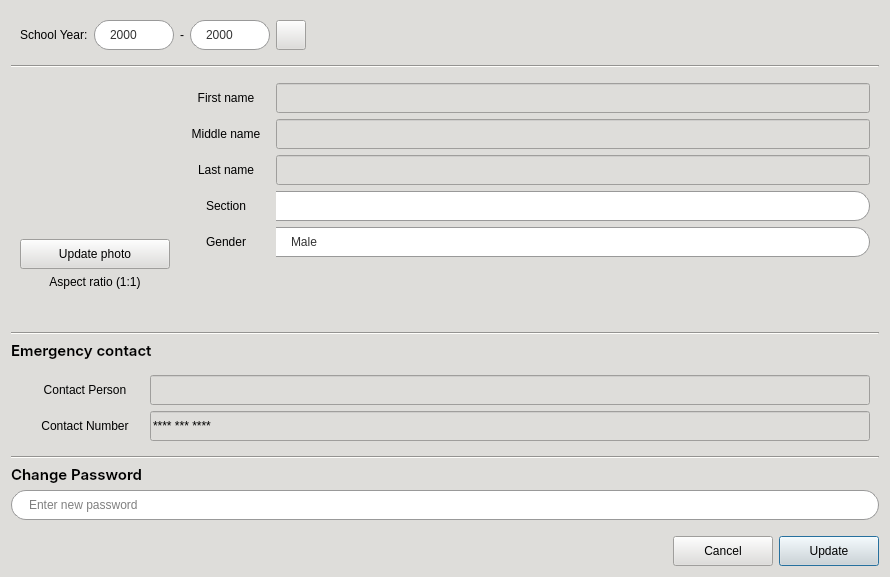
<?xml version="1.0" encoding="UTF-8"?>
<ui version="4.0">
 <class>EditStudentDialog</class>
 <widget class="QDialog" name="EditStudentDialog">
  <property name="geometry">
   <rect>
    <x>0</x>
    <y>0</y>
    <width>890</width>
    <height>577</height>
   </rect>
  </property>
  <property name="minimumSize">
   <size>
    <width>890</width>
    <height>577</height>
   </size>
  </property>
  <property name="maximumSize">
   <size>
    <width>890</width>
    <height>577</height>
   </size>
  </property>
  <property name="windowTitle">
   <string>Student Information Editor</string>
  </property>
  <property name="styleSheet">
   <string notr="true">* {
	background-color: rgb(222, 221, 218); 
	color: black;
}

QPushButton[class=&quot;button-green&quot;] {
	border: 1px solid #0a5128;
    border-radius: 15px;
    padding: 0px 10px 0px;
    background: qlineargradient(x1:0, y1:0, x2:0, y2:1, 
                                stop:0 #1ebd5d, 
                                stop:1 #107f3f);
    color: #FFF;
    font: 10pt &quot;Inter SemiBold&quot;;
}

QPushButton[class=&quot;button-green&quot;]:hover {
    background: qlineargradient(x1:0, y1:0, x2:0, y2:1, 
                                stop:0 #2ecc71, 
                                stop:1 #27AE60);
}

QPushButton[class=&quot;button-green&quot;]:pressed {
    background: qlineargradient(x1:0, y1:0, x2:0, y2:1, 
                                stop:0 #0b572a, 
                                stop:1 #129046); 
}

QPushButton[class=&quot;button-green&quot;]:disabled {
    background: #A5D6A7;
    color: #E8F5E9;
    opacity: 0.6;
}

*[class=&quot;button-normal&quot;] {
	font: 10pt &quot;Inter&quot;;
	background: qlineargradient(x1:0, y1:0, x2:0, y2:1, 
                                stop:0 #ffffff, 
                                stop:1 #d8ecf6);
	color: black;
	border-radius: 15px;
	border: 1px solid rgb(154, 153, 150);
}

*[class=&quot;button-normal&quot;]:hover {
	background: qlineargradient(x1:0, y1:0, x2:0, y2:1, 
                                stop:0 #ffffff, 
                                stop:1 #f2f6f8);
}

*[class=&quot;button-normal&quot;]:pressed {
    background: qlineargradient(x1:0, y1:0, x2:0, y2:1, 
                                stop:0 #dce5e9, 
                                stop:1 #ffffff);
}

*[class=&quot;button-normal&quot;]:disabled {
	background: #f5f5f5;
	border: 1px solid #dcdcdc;
	color: #aeaeae;
}

*[class=&quot;input-field&quot;] {
	background-color: transparent;
}

*[class=&quot;input-field&quot;] QLineEdit {
	background-color: #ffffff;
	border: 1px solid #ABABAB;
	border-left: none;
	border-top-right-radius: 15px;
	border-bottom-right-radius: 15px;
	padding: 0px 8px;
	color: black;
}

*[class=&quot;input-field&quot;] QLabel {
	background-color: rgb(192, 191, 188);
	border-right: none;
	border-top-left-radius: 15px;
	border-bottom-left-radius: 15px;
	padding-left: 8px;
	color: black;
}

QComboBox {
    border: 1px solid #999;
	border-left: none;
	border-top-right-radius: 15px;
	border-bottom-right-radius: 15px;
	padding: 0px 15px 0px;
	background-color: #ffffff;
	color: #333333;
	font: 10pt &quot;Inter Medium&quot;; /* Consolidated font settings */
	selection-background-color: #7eb4d7;
}

QComboBox:focus, QLineEdit:focus {
    border: 1px solid #007BFF;
}

QComboBox:hover, QLineEdit:hover {
    border: 1px solid #3498db;
}

QComboBox::drop-down {
    subcontrol-origin: padding;
    subcontrol-position: top right;
    width: 30px;
    border-left-width: 0px;
    /* Match the 15px border-radius of the main control */
    border-top-right-radius: 15px;
    border-bottom-right-radius: 15px;
}

QComboBox::down-arrow {
    image: url(:/Images/Images/caret-down.png);
    border: none;
    width: 8px;
    height: 8px;
}

QComboBox QAbstractItemView {
    background-color: white !important;
    border: 1px solid #999;
    selection-background-color: #7eb4d7;
    selection-color: #ffffff;
    outline: 0; /* Removes the ugly dotted focus border */
}

QComboBox QAbstractItemView::item {
    padding: 0px 15px;
    border-radius: 4px;
    color: #333333;
}

/* Hover state for items inside the dropdown */
QComboBox QAbstractItemView::item:hover {
    background-color: #7eb4d7;
    color: #ffffff;
}

QSpinBox {
	font: 10pt &quot;Inter Medium&quot;;
    height: 30px;
    border: 1px solid #999;
    border-radius: 15px;
    padding: 0px 5px 0px;
    background-color: #ffffff;
    color: #333333;
    selection-background-color: #7eb4d7;
}

QSpinBox:focus {
    border: 1px solid #007BFF;
}

QSpinBox:hover {
    border: 1px solid #3498db;
}

QSpinBox::up-button {
    subcontrol-origin: border;
    subcontrol-position: top right;
    width: 8px;
    height: 8px;
    border-top-right-radius: 15px;
    padding: 6px 10px 6px 2px;
	color: rgb(119, 118, 123);
}

QSpinBox::down-button {
    subcontrol-origin: border;
    subcontrol-position: bottom right;
    width: 8px;
    height: 8px;
    border-bottom-right-radius: 15px;
    padding: 6px 10px 6px 2px;
	color: rgb(119, 118, 123);
}

QSpinBox::up-arrow {
    image: url(:/Images/Images/caret-up.png);
    width: 8px;
    height: 8px;
}

QSpinBox::down-arrow {
    image: url(:/Images/Images/caret-down.png);
    width: 8px;
    height: 8px;
}</string>
  </property>
  <layout class="QVBoxLayout" name="verticalLayout">
   <item>
    <widget class="QWidget" name="widget_3" native="true">
     <layout class="QHBoxLayout" name="horizontalLayout_4">
      <item>
       <widget class="QLabel" name="label_15">
        <property name="text">
         <string>School Year:</string>
        </property>
       </widget>
      </item>
      <item>
       <widget class="QSpinBox" name="spinBox_SY1">
        <property name="minimumSize">
         <size>
          <width>80</width>
          <height>30</height>
         </size>
        </property>
        <property name="maximumSize">
         <size>
          <width>80</width>
          <height>30</height>
         </size>
        </property>
        <property name="styleSheet">
         <string notr="true"/>
        </property>
        <property name="alignment">
         <set>Qt::AlignCenter</set>
        </property>
        <property name="minimum">
         <number>2000</number>
        </property>
        <property name="maximum">
         <number>3000</number>
        </property>
       </widget>
      </item>
      <item>
       <widget class="QLabel" name="label_16">
        <property name="text">
         <string>-</string>
        </property>
       </widget>
      </item>
      <item>
       <widget class="QSpinBox" name="spinBox_SY2">
        <property name="minimumSize">
         <size>
          <width>80</width>
          <height>30</height>
         </size>
        </property>
        <property name="maximumSize">
         <size>
          <width>80</width>
          <height>30</height>
         </size>
        </property>
        <property name="styleSheet">
         <string notr="true"/>
        </property>
        <property name="alignment">
         <set>Qt::AlignCenter</set>
        </property>
        <property name="minimum">
         <number>2000</number>
        </property>
        <property name="maximum">
         <number>3000</number>
        </property>
       </widget>
      </item>
      <item>
       <widget class="QPushButton" name="btnRefreshSY">
        <property name="minimumSize">
         <size>
          <width>30</width>
          <height>30</height>
         </size>
        </property>
        <property name="maximumSize">
         <size>
          <width>30</width>
          <height>30</height>
         </size>
        </property>
        <property name="cursor">
         <cursorShape>PointingHandCursor</cursorShape>
        </property>
        <property name="text">
         <string/>
        </property>
        <property name="icon">
         <iconset resource="../resources.qrc">
          <normaloff>:/Images/Images/undo.png</normaloff>:/Images/Images/undo.png</iconset>
        </property>
        <property name="iconSize">
         <size>
          <width>25</width>
          <height>25</height>
         </size>
        </property>
        <property name="default">
         <bool>true</bool>
        </property>
        <property name="class" stdset="0">
         <string>button-normal</string>
        </property>
       </widget>
      </item>
      <item>
       <spacer name="horizontalSpacer">
        <property name="orientation">
         <enum>Qt::Horizontal</enum>
        </property>
        <property name="sizeHint" stdset="0">
         <size>
          <width>40</width>
          <height>20</height>
         </size>
        </property>
       </spacer>
      </item>
     </layout>
    </widget>
   </item>
   <item>
    <widget class="Line" name="line_2">
     <property name="orientation">
      <enum>Qt::Horizontal</enum>
     </property>
    </widget>
   </item>
   <item>
    <widget class="QWidget" name="widget_2" native="true">
     <property name="styleSheet">
      <string notr="true"/>
     </property>
     <layout class="QFormLayout" name="formLayout">
      <item row="0" column="0">
       <widget class="QWidget" name="widget" native="true">
        <layout class="QVBoxLayout" name="verticalLayout_4">
         <property name="leftMargin">
          <number>0</number>
         </property>
         <property name="topMargin">
          <number>0</number>
         </property>
         <property name="rightMargin">
          <number>0</number>
         </property>
         <property name="bottomMargin">
          <number>0</number>
         </property>
         <item>
          <widget class="QLabel" name="label_profile_pic">
           <property name="minimumSize">
            <size>
             <width>150</width>
             <height>150</height>
            </size>
           </property>
           <property name="maximumSize">
            <size>
             <width>150</width>
             <height>150</height>
            </size>
           </property>
           <property name="toolTip">
            <string>Aspect Ratio (1:1)</string>
           </property>
           <property name="text">
            <string/>
           </property>
           <property name="pixmap">
            <pixmap resource="../resources.qrc">:/Images/Images/profile_gray.png</pixmap>
           </property>
           <property name="scaledContents">
            <bool>true</bool>
           </property>
           <property name="alignment">
            <set>Qt::AlignCenter</set>
           </property>
          </widget>
         </item>
         <item>
          <widget class="QPushButton" name="btnUploadPhoto">
           <property name="minimumSize">
            <size>
             <width>100</width>
             <height>30</height>
            </size>
           </property>
           <property name="maximumSize">
            <size>
             <width>16777215</width>
             <height>30</height>
            </size>
           </property>
           <property name="cursor">
            <cursorShape>PointingHandCursor</cursorShape>
           </property>
           <property name="text">
            <string>Update photo</string>
           </property>
           <property name="class" stdset="0">
            <string>button-normal</string>
           </property>
          </widget>
         </item>
         <item>
          <widget class="QLabel" name="label_17">
           <property name="text">
            <string>Aspect ratio (1:1)</string>
           </property>
           <property name="alignment">
            <set>Qt::AlignCenter</set>
           </property>
          </widget>
         </item>
         <item>
          <spacer name="verticalSpacer_2">
           <property name="orientation">
            <enum>Qt::Vertical</enum>
           </property>
           <property name="sizeHint" stdset="0">
            <size>
             <width>20</width>
             <height>40</height>
            </size>
           </property>
          </spacer>
         </item>
        </layout>
       </widget>
      </item>
      <item row="0" column="1">
       <widget class="QWidget" name="widget_form" native="true">
        <property name="enabled">
         <bool>true</bool>
        </property>
        <property name="styleSheet">
         <string notr="true">QWidget:disabled { color: rgba(0, 0, 0, 50); /* Very faded text */ background-color: rgba(200, 200, 200, 0); /* Faded background */}</string>
        </property>
        <layout class="QVBoxLayout" name="verticalLayout_2">
         <property name="spacing">
          <number>6</number>
         </property>
         <property name="leftMargin">
          <number>0</number>
         </property>
         <property name="topMargin">
          <number>0</number>
         </property>
         <property name="rightMargin">
          <number>0</number>
         </property>
         <property name="bottomMargin">
          <number>13</number>
         </property>
         <item>
          <widget class="QWidget" name="widget_4" native="true">
           <property name="class" stdset="0">
            <string>input-field</string>
           </property>
           <layout class="QHBoxLayout" name="horizontalLayout">
            <property name="spacing">
             <number>0</number>
            </property>
            <property name="leftMargin">
             <number>0</number>
            </property>
            <property name="topMargin">
             <number>0</number>
            </property>
            <property name="rightMargin">
             <number>0</number>
            </property>
            <property name="bottomMargin">
             <number>0</number>
            </property>
            <item>
             <widget class="QLabel" name="label_8">
              <property name="minimumSize">
               <size>
                <width>100</width>
                <height>30</height>
               </size>
              </property>
              <property name="maximumSize">
               <size>
                <width>16777215</width>
                <height>30</height>
               </size>
              </property>
              <property name="text">
               <string>First name</string>
              </property>
              <property name="alignment">
               <set>Qt::AlignCenter</set>
              </property>
             </widget>
            </item>
            <item>
             <widget class="QLineEdit" name="txtFirstName">
              <property name="minimumSize">
               <size>
                <width>0</width>
                <height>30</height>
               </size>
              </property>
              <property name="maximumSize">
               <size>
                <width>16777215</width>
                <height>30</height>
               </size>
              </property>
              <property name="styleSheet">
               <string notr="true"/>
              </property>
             </widget>
            </item>
           </layout>
          </widget>
         </item>
         <item>
          <widget class="QWidget" name="widget_5" native="true">
           <property name="class" stdset="0">
            <string>input-field</string>
           </property>
           <layout class="QHBoxLayout" name="horizontalLayout_3">
            <property name="spacing">
             <number>0</number>
            </property>
            <property name="leftMargin">
             <number>0</number>
            </property>
            <property name="topMargin">
             <number>0</number>
            </property>
            <property name="rightMargin">
             <number>0</number>
            </property>
            <property name="bottomMargin">
             <number>0</number>
            </property>
            <item>
             <widget class="QLabel" name="label_9">
              <property name="minimumSize">
               <size>
                <width>100</width>
                <height>30</height>
               </size>
              </property>
              <property name="maximumSize">
               <size>
                <width>16777215</width>
                <height>30</height>
               </size>
              </property>
              <property name="text">
               <string>Middle name</string>
              </property>
              <property name="alignment">
               <set>Qt::AlignCenter</set>
              </property>
             </widget>
            </item>
            <item>
             <widget class="QLineEdit" name="txtMiddleName">
              <property name="minimumSize">
               <size>
                <width>0</width>
                <height>30</height>
               </size>
              </property>
              <property name="maximumSize">
               <size>
                <width>16777215</width>
                <height>30</height>
               </size>
              </property>
              <property name="styleSheet">
               <string notr="true"/>
              </property>
             </widget>
            </item>
           </layout>
          </widget>
         </item>
         <item>
          <widget class="QWidget" name="widget_6" native="true">
           <property name="class" stdset="0">
            <string>input-field</string>
           </property>
           <layout class="QHBoxLayout" name="horizontalLayout_5">
            <property name="spacing">
             <number>0</number>
            </property>
            <property name="leftMargin">
             <number>0</number>
            </property>
            <property name="topMargin">
             <number>0</number>
            </property>
            <property name="rightMargin">
             <number>0</number>
            </property>
            <property name="bottomMargin">
             <number>0</number>
            </property>
            <item>
             <widget class="QLabel" name="label_10">
              <property name="minimumSize">
               <size>
                <width>100</width>
                <height>30</height>
               </size>
              </property>
              <property name="maximumSize">
               <size>
                <width>16777215</width>
                <height>30</height>
               </size>
              </property>
              <property name="text">
               <string>Last name</string>
              </property>
              <property name="alignment">
               <set>Qt::AlignCenter</set>
              </property>
             </widget>
            </item>
            <item>
             <widget class="QLineEdit" name="txtLastName">
              <property name="minimumSize">
               <size>
                <width>0</width>
                <height>30</height>
               </size>
              </property>
              <property name="maximumSize">
               <size>
                <width>16777215</width>
                <height>30</height>
               </size>
              </property>
              <property name="styleSheet">
               <string notr="true"/>
              </property>
             </widget>
            </item>
           </layout>
          </widget>
         </item>
         <item>
          <widget class="QWidget" name="widget_7" native="true">
           <property name="class" stdset="0">
            <string>input-field</string>
           </property>
           <layout class="QHBoxLayout" name="horizontalLayout_6">
            <property name="spacing">
             <number>0</number>
            </property>
            <property name="leftMargin">
             <number>0</number>
            </property>
            <property name="topMargin">
             <number>0</number>
            </property>
            <property name="rightMargin">
             <number>0</number>
            </property>
            <property name="bottomMargin">
             <number>0</number>
            </property>
            <item>
             <widget class="QLabel" name="label_11">
              <property name="minimumSize">
               <size>
                <width>100</width>
                <height>30</height>
               </size>
              </property>
              <property name="maximumSize">
               <size>
                <width>100</width>
                <height>30</height>
               </size>
              </property>
              <property name="text">
               <string>Section</string>
              </property>
              <property name="alignment">
               <set>Qt::AlignCenter</set>
              </property>
             </widget>
            </item>
            <item>
             <widget class="QComboBox" name="cmbSection">
              <property name="minimumSize">
               <size>
                <width>0</width>
                <height>30</height>
               </size>
              </property>
              <property name="maximumSize">
               <size>
                <width>16777215</width>
                <height>30</height>
               </size>
              </property>
              <property name="styleSheet">
               <string notr="true"/>
              </property>
              <property name="editable">
               <bool>false</bool>
              </property>
             </widget>
            </item>
           </layout>
          </widget>
         </item>
         <item>
          <widget class="QWidget" name="widget_8" native="true">
           <property name="class" stdset="0">
            <string>input-field</string>
           </property>
           <layout class="QHBoxLayout" name="horizontalLayout_7">
            <property name="spacing">
             <number>0</number>
            </property>
            <property name="leftMargin">
             <number>0</number>
            </property>
            <property name="topMargin">
             <number>0</number>
            </property>
            <property name="rightMargin">
             <number>0</number>
            </property>
            <property name="bottomMargin">
             <number>0</number>
            </property>
            <item>
             <widget class="QLabel" name="label_13">
              <property name="minimumSize">
               <size>
                <width>100</width>
                <height>30</height>
               </size>
              </property>
              <property name="maximumSize">
               <size>
                <width>100</width>
                <height>30</height>
               </size>
              </property>
              <property name="text">
               <string>Gender</string>
              </property>
              <property name="alignment">
               <set>Qt::AlignCenter</set>
              </property>
             </widget>
            </item>
            <item>
             <widget class="QComboBox" name="cmbGender">
              <property name="minimumSize">
               <size>
                <width>0</width>
                <height>30</height>
               </size>
              </property>
              <property name="maximumSize">
               <size>
                <width>16777215</width>
                <height>30</height>
               </size>
              </property>
              <property name="styleSheet">
               <string notr="true"/>
              </property>
              <property name="editable">
               <bool>false</bool>
              </property>
              <item>
               <property name="text">
                <string>Male</string>
               </property>
              </item>
              <item>
               <property name="text">
                <string>Female</string>
               </property>
              </item>
             </widget>
            </item>
           </layout>
          </widget>
         </item>
         <item>
          <spacer name="verticalSpacer_3">
           <property name="orientation">
            <enum>Qt::Vertical</enum>
           </property>
           <property name="sizeHint" stdset="0">
            <size>
             <width>20</width>
             <height>40</height>
            </size>
           </property>
          </spacer>
         </item>
        </layout>
       </widget>
      </item>
     </layout>
    </widget>
   </item>
   <item>
    <widget class="Line" name="line">
     <property name="orientation">
      <enum>Qt::Horizontal</enum>
     </property>
    </widget>
   </item>
   <item>
    <widget class="QLabel" name="label_24">
     <property name="font">
      <font>
       <family>Inter SemiBold</family>
       <pointsize>11</pointsize>
       <weight>50</weight>
       <bold>false</bold>
      </font>
     </property>
     <property name="text">
      <string>Emergency contact</string>
     </property>
    </widget>
   </item>
   <item>
    <widget class="QWidget" name="widget_form_2" native="true">
     <property name="enabled">
      <bool>true</bool>
     </property>
     <property name="styleSheet">
      <string notr="true"/>
     </property>
     <layout class="QVBoxLayout" name="verticalLayout_3">
      <item>
       <widget class="QWidget" name="widget_9" native="true">
        <property name="class" stdset="0">
         <string>input-field</string>
        </property>
        <layout class="QHBoxLayout" name="horizontalLayout_8">
         <property name="spacing">
          <number>0</number>
         </property>
         <property name="leftMargin">
          <number>0</number>
         </property>
         <property name="topMargin">
          <number>0</number>
         </property>
         <property name="rightMargin">
          <number>0</number>
         </property>
         <property name="bottomMargin">
          <number>0</number>
         </property>
         <item>
          <widget class="QLabel" name="label_22">
           <property name="minimumSize">
            <size>
             <width>130</width>
             <height>30</height>
            </size>
           </property>
           <property name="maximumSize">
            <size>
             <width>130</width>
             <height>30</height>
            </size>
           </property>
           <property name="text">
            <string>Contact Person</string>
           </property>
           <property name="alignment">
            <set>Qt::AlignCenter</set>
           </property>
          </widget>
         </item>
         <item>
          <widget class="QLineEdit" name="txtContactPerson">
           <property name="minimumSize">
            <size>
             <width>0</width>
             <height>30</height>
            </size>
           </property>
           <property name="maximumSize">
            <size>
             <width>16777215</width>
             <height>30</height>
            </size>
           </property>
           <property name="styleSheet">
            <string notr="true"/>
           </property>
          </widget>
         </item>
        </layout>
       </widget>
      </item>
      <item>
       <widget class="QWidget" name="widget_10" native="true">
        <property name="class" stdset="0">
         <string>input-field</string>
        </property>
        <layout class="QHBoxLayout" name="horizontalLayout_9">
         <property name="spacing">
          <number>0</number>
         </property>
         <property name="leftMargin">
          <number>0</number>
         </property>
         <property name="topMargin">
          <number>0</number>
         </property>
         <property name="rightMargin">
          <number>0</number>
         </property>
         <property name="bottomMargin">
          <number>0</number>
         </property>
         <item>
          <widget class="QLabel" name="label_23">
           <property name="minimumSize">
            <size>
             <width>130</width>
             <height>30</height>
            </size>
           </property>
           <property name="maximumSize">
            <size>
             <width>130</width>
             <height>30</height>
            </size>
           </property>
           <property name="text">
            <string>Contact Number</string>
           </property>
           <property name="alignment">
            <set>Qt::AlignCenter</set>
           </property>
          </widget>
         </item>
         <item>
          <widget class="QLineEdit" name="txtContactNum">
           <property name="minimumSize">
            <size>
             <width>0</width>
             <height>30</height>
            </size>
           </property>
           <property name="maximumSize">
            <size>
             <width>16777215</width>
             <height>30</height>
            </size>
           </property>
           <property name="styleSheet">
            <string notr="true"/>
           </property>
           <property name="inputMask">
            <string>0999 999 9999;*</string>
           </property>
           <property name="clearButtonEnabled">
            <bool>false</bool>
           </property>
          </widget>
         </item>
        </layout>
       </widget>
      </item>
     </layout>
    </widget>
   </item>
   <item>
    <widget class="Line" name="line_3">
     <property name="orientation">
      <enum>Qt::Horizontal</enum>
     </property>
    </widget>
   </item>
   <item>
    <widget class="QLabel" name="label_25">
     <property name="font">
      <font>
       <family>Inter SemiBold</family>
       <pointsize>11</pointsize>
       <weight>50</weight>
       <bold>false</bold>
      </font>
     </property>
     <property name="text">
      <string>Change Password</string>
     </property>
    </widget>
   </item>
   <item>
    <widget class="QLineEdit" name="txtPassword">
     <property name="minimumSize">
      <size>
       <width>0</width>
       <height>30</height>
      </size>
     </property>
     <property name="maximumSize">
      <size>
       <width>16777215</width>
       <height>30</height>
      </size>
     </property>
     <property name="styleSheet">
      <string notr="true">QLineEdit {
	background-color: rgb(255, 255, 255);
	border-radius: 15px;
	border: 1px solid #999;
	padding: 0px 15px;
}</string>
     </property>
     <property name="echoMode">
      <enum>QLineEdit::PasswordEchoOnEdit</enum>
     </property>
     <property name="placeholderText">
      <string>Enter new password</string>
     </property>
    </widget>
   </item>
   <item>
    <spacer name="verticalSpacer">
     <property name="orientation">
      <enum>Qt::Vertical</enum>
     </property>
     <property name="sizeHint" stdset="0">
      <size>
       <width>20</width>
       <height>21</height>
      </size>
     </property>
    </spacer>
   </item>
   <item>
    <layout class="QHBoxLayout" name="horizontalLayout_2">
     <item>
      <spacer name="horizontalSpacer_2">
       <property name="orientation">
        <enum>Qt::Horizontal</enum>
       </property>
       <property name="sizeHint" stdset="0">
        <size>
         <width>40</width>
         <height>20</height>
        </size>
       </property>
      </spacer>
     </item>
     <item>
      <widget class="QPushButton" name="btnCancel">
       <property name="minimumSize">
        <size>
         <width>100</width>
         <height>30</height>
        </size>
       </property>
       <property name="maximumSize">
        <size>
         <width>100</width>
         <height>30</height>
        </size>
       </property>
       <property name="cursor">
        <cursorShape>PointingHandCursor</cursorShape>
       </property>
       <property name="text">
        <string>Cancel</string>
       </property>
       <property name="class" stdset="0">
        <string>button-normal</string>
       </property>
      </widget>
     </item>
     <item>
      <widget class="QPushButton" name="btnUpdate">
       <property name="minimumSize">
        <size>
         <width>100</width>
         <height>30</height>
        </size>
       </property>
       <property name="maximumSize">
        <size>
         <width>100</width>
         <height>30</height>
        </size>
       </property>
       <property name="cursor">
        <cursorShape>PointingHandCursor</cursorShape>
       </property>
       <property name="text">
        <string>Update</string>
       </property>
       <property name="default">
        <bool>true</bool>
       </property>
       <property name="class" stdset="0">
        <string>button-green</string>
       </property>
      </widget>
     </item>
    </layout>
   </item>
  </layout>
 </widget>
 <resources>
  <include location="../resources.qrc"/>
 </resources>
 <connections/>
</ui>
